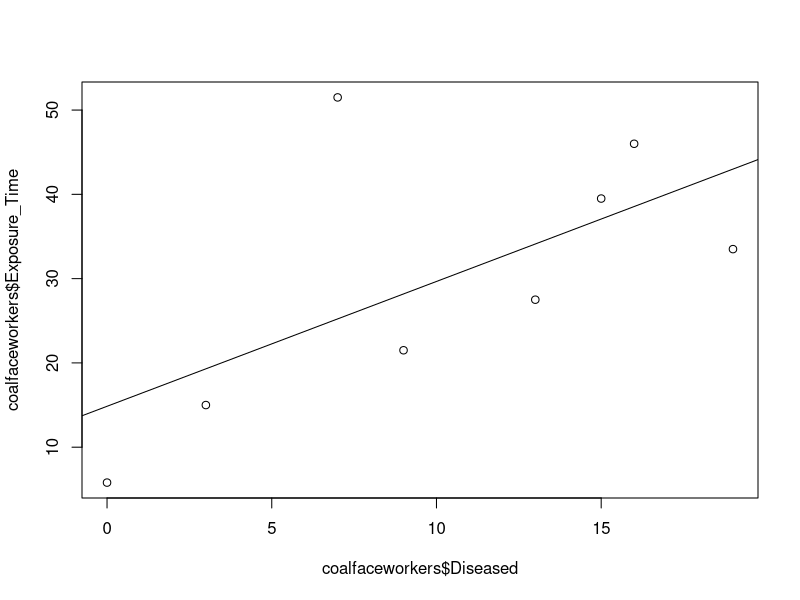

R code for this plot: (Note: this script raises an error after producing the figure.)
# Create a data frame
coalfaceworkers <- data.frame(Exposure_Time=c(5.8,15,21.5,27.5,33.5,39.5,46,51.5),
                              Normal=c(98,51,34,35,32,23,12,4),
                              Diseased=c(0,3,9,13,19,15,16,7))

# Fit linear regression model
plot(coalfaceworkers$Exposure_Time~coalfaceworkers$Diseased, data = coalfaceworkers)
abline(lm(coalfaceworkers$Exposure_Time~coalfaceworkers$Diseased))

# Predict if exposure time is doubled
new_exposure<-data.frame("Exposure_Time"=coalfaceworkers$Exposure_Time*2)
diseaseprediction<-predict(lm.model.coalfaceworker,newdata = new_exposure)
diseaseprediction
